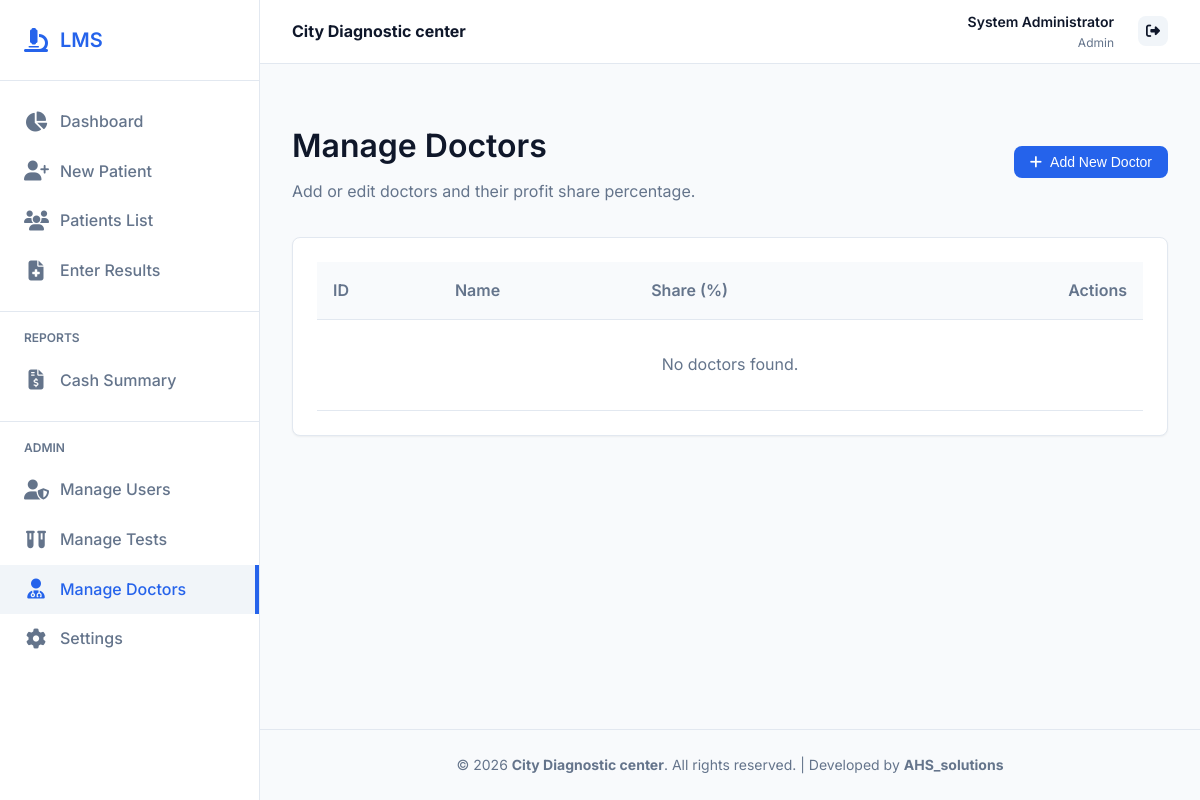
The app's page /doctors (signed in), older data.
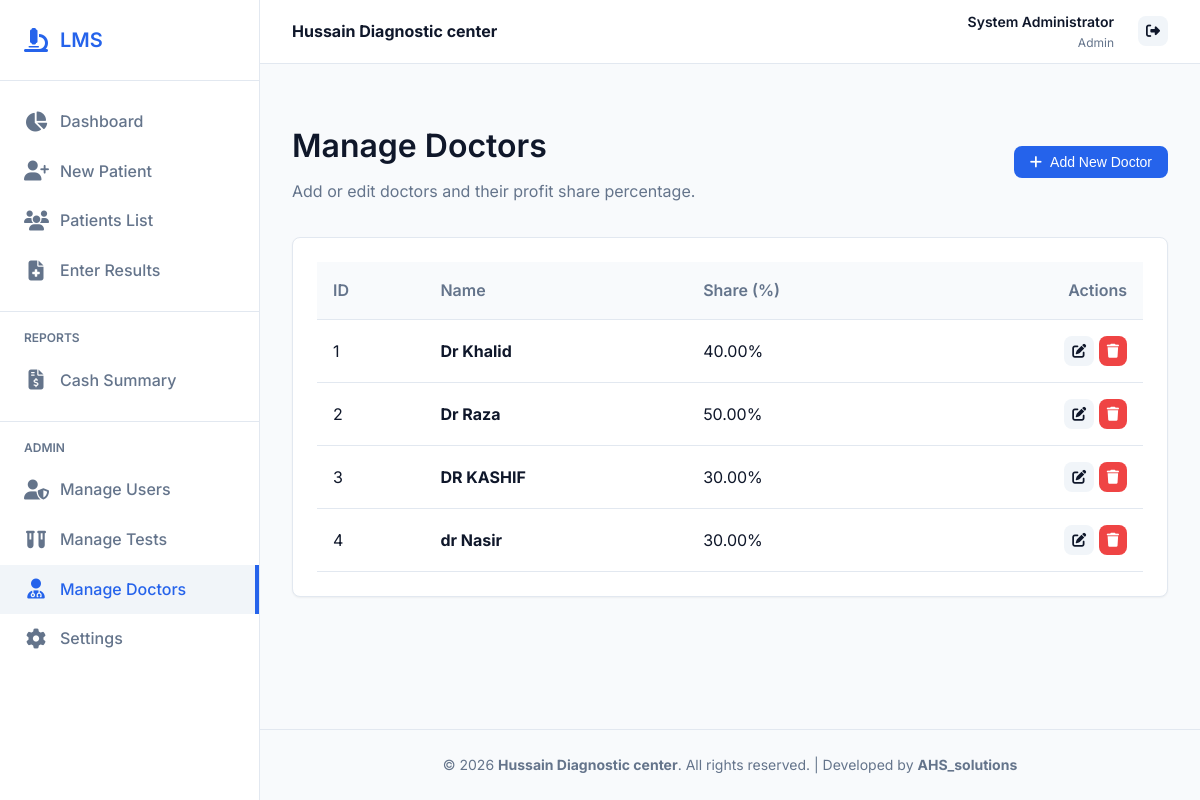
The same page, newer data.
### models.py (models this page shows)
class Setting(db.Model):
    id = db.Column(db.Integer, primary_key=True)
    key = db.Column(db.String(50), unique=True, nullable=False)
    value = db.Column(db.String(255), nullable=False)

class Doctor(db.Model):
    id = db.Column(db.Integer, primary_key=True)
    name = db.Column(db.String(100), nullable=False)
    share_percentage = db.Column(db.Float, default=0.0)
    patients = db.relationship('Patient', backref='doctor', lazy=True)

### app.py (the view, shortened to what this page needs)
@app.route('/doctors', methods=['GET', 'POST'])
@login_required
@role_required('Admin')
def doctor_list():
    doctors = Doctor.query.all()
    return render_template('doctors/index.html', doctors=doctors)

### app.py (called while the page is built)
@login_manager.user_loader
def load_user(user_id):
    return User.query.get(int(user_id))

def role_required(*roles):
    def decorator(f):
        @wraps(f)
        def decorated_function(*args, **kwargs):
            if not current_user.is_authenticated:
                return redirect(url_for('login', next=request.url))
            if current_user.role not in roles and current_user.role != 'Admin':
                flash('You do not have permission to access this page.', 'error')
                return redirect(url_for('dashboard'))
            return f(*args, **kwargs)
        return decorated_function
    return decorator

def get_settings():
    if 'settings' not in g:
        try:
            g.settings = {s.key: s.value for s in Setting.query.all()}
        except Exception:
            g.settings = {}  # table may not exist during first init
    return g.settings

### templates/doctors/index.html (shortened to what this page needs)
{% extends "base.html" %}
{% block content %}
<div style="display: flex; justify-content: space-between; align-items: center; margin-bottom: 2rem;">
    <div>
        <h1>Manage Doctors</h1>
        <p style="color: var(--text-light);">Add or edit doctors and their profit share percentage.</p>
    </div>
    <button onclick="document.getElementById('addDoctorCard').style.display='block'" class="btn btn-primary">
        <i class="fa-solid fa-plus"></i> Add New Doctor
    </button>
</div>
<div class="card">
    <div class="table-responsive">
        <table>
            <thead>
                <tr>
                    <th>ID</th>
                    <th>Name</th>
                    <th>Share (%)</th>
                    <th style="text-align: right;">Actions</th>
                </tr>
            </thead>
            <tbody>
                {% for dr in doctors %}
                <tr>
                    <td>{{ dr.id }}</td>
                    <td><strong>{{ dr.name }}</strong></td>
                    <td>{{ "%.2f"|format(dr.share_percentage) }}%</td>
                    <td style="text-align: right;">
                        <a href="{{ url_for('doctor_edit', dr_id=dr.id) }}" class="btn btn-secondary btn-icon" title="Edit"><i class="fa-solid fa-edit"></i></a>
                        <form action="{{ url_for('doctor_delete', dr_id=dr.id) }}" method="POST" style="display: inline;" onsubmit="return confirm('Are you sure you want to delete this doctor?')">
                            <button type="submit" class="btn btn-danger btn-icon" title="Delete"><i class="fa-solid fa-trash"></i></button>
                        </form>
                    </td>
                </tr>
                {% endfor %}
                {% if not doctors %}
                <tr>
                    <td colspan="4" style="text-align: center; color: var(--text-light); padding: 2rem;">No doctors found.</td>
                </tr>
                {% endif %}
            </tbody>
        </table>
    </div>
</div>
{% endblock %}

### templates/base.html (shortened to what the changed rows need)
<!DOCTYPE html>
<html lang="en">
<head>
    <link rel="stylesheet" href="https://cdnjs.cloudflare.com/ajax/libs/font-awesome/6.4.0/css/all.min.css">
    <link rel="stylesheet" href="{{ url_for('static', filename='css/style.css') }}">
</head>
<body>
    <div class="app-container">
        {% if current_user.is_authenticated %}
        <aside class="sidebar no-print">
            <div class="sidebar-header">
                <h2>LMS</h2>
            </div>
        </aside>
        {% endif %}
        <main class="main-content" {% if not current_user.is_authenticated %}style="margin-left: 0;"{% endif %}>
            {% if current_user.is_authenticated %}
            <header class="topbar no-print">
                <div class="lab-brand">
                    <strong>{{ lab_name }}</strong>
                </div>
                <div class="topbar-actions" style="display: flex; align-items: center; gap: 1.5rem;">
                    <div style="text-align: right;">
                        <div style="font-weight: 600; font-size: 0.875rem;">{{ current_user.name }}</div>
                        <div style="color: var(--text-light); font-size: 0.75rem;">{{ current_user.role }}</div>
                    </div>
                    <a href="{{ url_for('logout') }}" class="btn btn-secondary btn-icon" title="Logout"><i class="fa-solid fa-right-from-bracket"></i></a>
                </div>
            </header>
            {% endif %}
            <div class="content-wrapper">
                {% block content %}{% endblock %}
            </div>
            <footer class="no-print" style="text-align: center; padding: 1.5rem; border-top: 1px solid var(--border-color); color: var(--text-light); font-size: 0.875rem; margin-top: auto;">
                &copy; 2026 <strong>{{ lab_name }}</strong>. All rights reserved. | Developed by <strong>AHS_solutions</strong>
            </footer>
        </main>
    </div>
</body>
</html>

Row changes from the older to the newer data that the page shows:
changed Setting: value "City Diagnostic center" → "Hussain Diagnostic center"
added Doctor: id "1", name "Dr Khalid", share_percentage "40.00"
added Doctor: id "2", name "Dr Raza", share_percentage "50.00"
added Doctor: id "3", name "DR KASHIF", share_percentage "30.00"
added Doctor: id "4", name "dr Nasir", share_percentage "30.00"
Text that changed along with them:
text no longer shown: "No doctors found."
